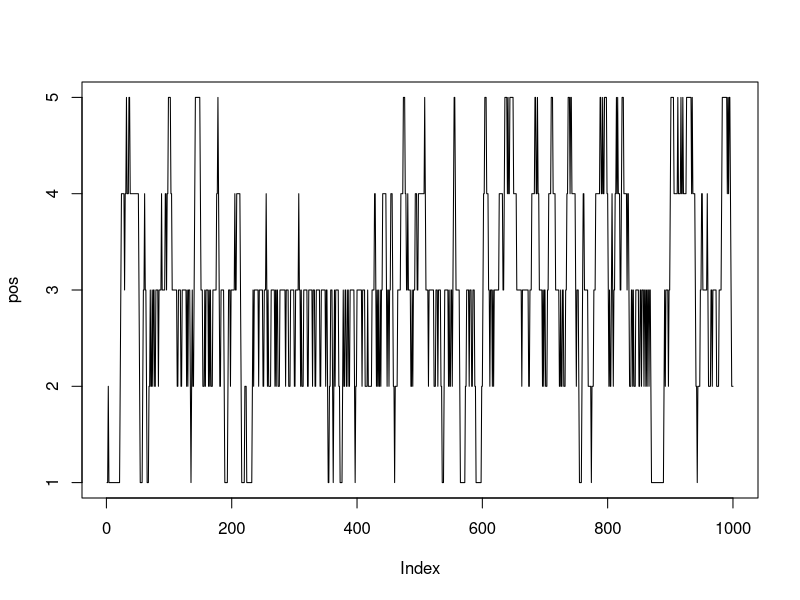
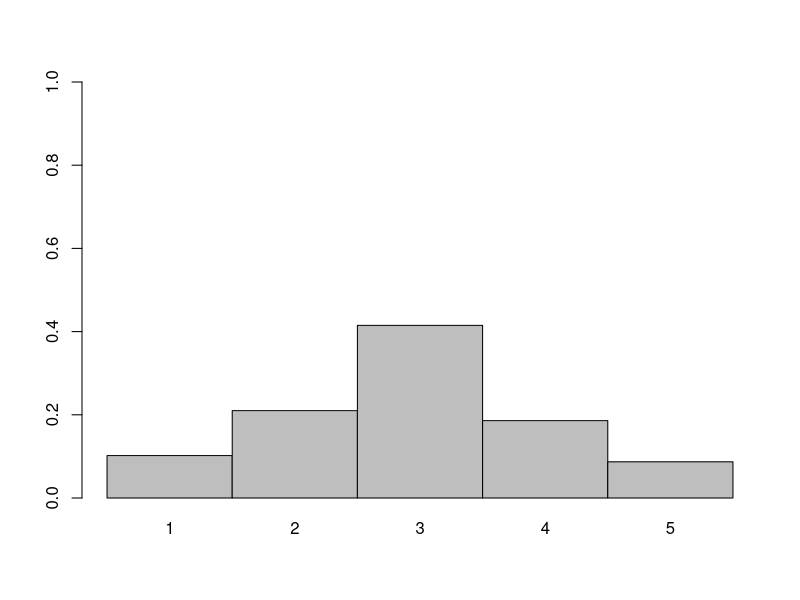

These charts were generated, in order, by the following R code:
# 08.Nicholas_stepping_stone.R
#
# Author: Bob Verity
# Date: 2024-07-15
#
# Inputs: (none)
#
# Outputs: (none)
#
# Purpose:
# Extends the logic of the previous script to multiple lily pads in a stepping
# stone arrangement.
#
# ------------------------------------------------------------------

# define number of pads and flows to left and right
R <- c(0.2, 0.5, 0.1, 0.15)
L <- c(0.1, 0.25, 0.2, 0.3)
n_pads <- length(R) + 1
n_hours <- 1e3

# make a migration matrix
mig_mat <- matrix(0, n_pads, n_pads)
for (i in 1:(n_pads - 1)) {
  mig_mat[i, i+1] <- R[i]
  mig_mat[i+1, i] <- L[i]
}
diag(mig_mat) <- 1 - rowSums(mig_mat)

# repeatedly draw from migration matrix
pos <- rep(NA, n_hours)
pos[1] <- 1
for (i in 2:n_hours) {
  p <- mig_mat[pos[i-1],]
  pos[i] <- sample(n_pads, 1, prob = p)
}

plot(pos, type = 'l')

# how much time is spent on each pad
freq <- tabulate(pos) / n_hours
barplot(freq, space = 0, names.arg = 1:n_pads, ylim = c(0, 1))

# explore relative times
freq[2] / freq[1]
R[1] / L[1]
